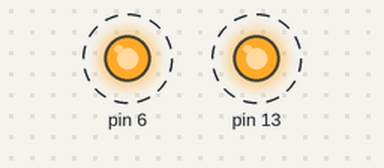
Simulated run of this sketch. Board: Arduino Uno, built with avr-gcc and run on an emulated ATmega328P. Parts: output pins drawn as LEDs (lit = HIGH). Dashed ring = blinking.

Above: at 0.2 s.
Timing chart, 0 to 3.0 s (numbered marks = the images above):
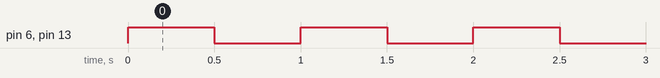

Measured:
- by itself, pin 6, pin 13: alternates HIGH for 0.50 s and LOW for 0.50 s

The sketch:

97_acceso_registro_con_puntero2.ino.ino
```cpp
void setup() {

 int * ddrb = 0x24; //define puntero a entero y le asigna la direccion 0x24 (que es la direccion fija del puerto DDRB).

 *ddrb = 0b00100000; //al puerto DDRB le cargo el valor 00100000 (pin 5 en alto: lo configura como salida).


 (*(unsigned char *)(0x2A)) = 0b01000000; // Lo que contiene la direccion de memoria 0x2A es igual a 0b01100000: hace lo mismo
                                          // que arriba pero con el puerto DDRD y le pone en alto el pin 6.
}

void loop() {

  PIND = 0b01000000; // Toglea el pin del puerto PORTD atravez de colocarle un 1 en el bit5 del puerto PIND.
  PINB = 0b00100000; // Toglea el pin del puerto PORTB a traves de colocarle un 1 en el bit 5 del puerto PINB.

delay(500);


}
```
